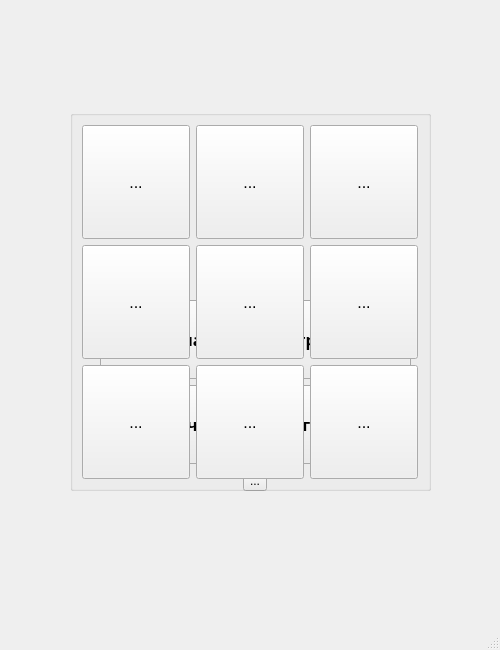
<?xml version="1.0" encoding="UTF-8"?>
<ui version="4.0">
 <class>MainWindow</class>
 <widget class="QMainWindow" name="MainWindow">
  <property name="enabled">
   <bool>true</bool>
  </property>
  <property name="geometry">
   <rect>
    <x>0</x>
    <y>0</y>
    <width>500</width>
    <height>650</height>
   </rect>
  </property>
  <property name="sizePolicy">
   <sizepolicy hsizetype="Minimum" vsizetype="Minimum">
    <horstretch>0</horstretch>
    <verstretch>0</verstretch>
   </sizepolicy>
  </property>
  <property name="minimumSize">
   <size>
    <width>500</width>
    <height>650</height>
   </size>
  </property>
  <property name="windowTitle">
   <string>TicTacVesrsus</string>
  </property>
  <widget class="QWidget" name="centralwidget">
   <widget class="QWidget" name="verticalLayoutWidget_2">
    <property name="geometry">
     <rect>
      <x>100</x>
      <y>300</y>
      <width>311</width>
      <height>191</height>
     </rect>
    </property>
    <layout class="QVBoxLayout" name="verticalLayout_5">
     <item>
      <layout class="QVBoxLayout" name="verticalLayout_4">
       <property name="sizeConstraint">
        <enum>QLayout::SetMaximumSize</enum>
       </property>
       <item>
        <widget class="QPushButton" name="StartButton">
         <property name="sizePolicy">
          <sizepolicy hsizetype="Minimum" vsizetype="Minimum">
           <horstretch>0</horstretch>
           <verstretch>0</verstretch>
          </sizepolicy>
         </property>
         <property name="font">
          <font>
           <family>Pixelify Sans</family>
           <pointsize>12</pointsize>
           <italic>false</italic>
           <bold>true</bold>
          </font>
         </property>
         <property name="text">
          <string>Начать игру (2 игрока)</string>
         </property>
        </widget>
       </item>
       <item>
        <widget class="QPushButton" name="StartButton_2">
         <property name="sizePolicy">
          <sizepolicy hsizetype="Minimum" vsizetype="Minimum">
           <horstretch>0</horstretch>
           <verstretch>0</verstretch>
          </sizepolicy>
         </property>
         <property name="font">
          <font>
           <family>Pixelify Sans</family>
           <pointsize>12</pointsize>
           <italic>false</italic>
           <bold>true</bold>
          </font>
         </property>
         <property name="text">
          <string>Начать игру (1 игрок)</string>
         </property>
        </widget>
       </item>
       <item>
        <layout class="QGridLayout" name="gridLayout">
         <item row="0" column="1">
          <widget class="QToolButton" name="OffMusic">
           <property name="text">
            <string>...</string>
           </property>
          </widget>
         </item>
        </layout>
       </item>
      </layout>
     </item>
    </layout>
   </widget>
   <widget class="QGroupBox" name="gameFieldBox">
    <property name="enabled">
     <bool>true</bool>
    </property>
    <property name="geometry">
     <rect>
      <x>70</x>
      <y>110</y>
      <width>361</width>
      <height>381</height>
     </rect>
    </property>
    <property name="font">
     <font>
      <pointsize>12</pointsize>
     </font>
    </property>
    <property name="title">
     <string/>
    </property>
    <layout class="QVBoxLayout" name="verticalLayout_6">
     <item>
      <layout class="QGridLayout" name="gameField">
       <property name="sizeConstraint">
        <enum>QLayout::SetNoConstraint</enum>
       </property>
       <item row="2" column="2">
        <widget class="QToolButton" name="cell_2_2">
         <property name="sizePolicy">
          <sizepolicy hsizetype="Minimum" vsizetype="Minimum">
           <horstretch>0</horstretch>
           <verstretch>0</verstretch>
          </sizepolicy>
         </property>
         <property name="minimumSize">
          <size>
           <width>108</width>
           <height>114</height>
          </size>
         </property>
         <property name="maximumSize">
          <size>
           <width>108</width>
           <height>114</height>
          </size>
         </property>
         <property name="text">
          <string>...</string>
         </property>
        </widget>
       </item>
       <item row="1" column="0">
        <widget class="QToolButton" name="cell_1_0">
         <property name="sizePolicy">
          <sizepolicy hsizetype="Minimum" vsizetype="Minimum">
           <horstretch>0</horstretch>
           <verstretch>0</verstretch>
          </sizepolicy>
         </property>
         <property name="minimumSize">
          <size>
           <width>108</width>
           <height>114</height>
          </size>
         </property>
         <property name="maximumSize">
          <size>
           <width>108</width>
           <height>114</height>
          </size>
         </property>
         <property name="text">
          <string>...</string>
         </property>
        </widget>
       </item>
       <item row="2" column="1">
        <widget class="QToolButton" name="cell_2_1">
         <property name="sizePolicy">
          <sizepolicy hsizetype="Minimum" vsizetype="Minimum">
           <horstretch>0</horstretch>
           <verstretch>0</verstretch>
          </sizepolicy>
         </property>
         <property name="minimumSize">
          <size>
           <width>108</width>
           <height>114</height>
          </size>
         </property>
         <property name="maximumSize">
          <size>
           <width>108</width>
           <height>114</height>
          </size>
         </property>
         <property name="text">
          <string>...</string>
         </property>
        </widget>
       </item>
       <item row="0" column="1">
        <widget class="QToolButton" name="cell_0_1">
         <property name="sizePolicy">
          <sizepolicy hsizetype="Minimum" vsizetype="Minimum">
           <horstretch>0</horstretch>
           <verstretch>0</verstretch>
          </sizepolicy>
         </property>
         <property name="minimumSize">
          <size>
           <width>108</width>
           <height>114</height>
          </size>
         </property>
         <property name="maximumSize">
          <size>
           <width>108</width>
           <height>114</height>
          </size>
         </property>
         <property name="text">
          <string>...</string>
         </property>
        </widget>
       </item>
       <item row="0" column="2">
        <widget class="QToolButton" name="cell_0_2">
         <property name="sizePolicy">
          <sizepolicy hsizetype="Minimum" vsizetype="Minimum">
           <horstretch>0</horstretch>
           <verstretch>0</verstretch>
          </sizepolicy>
         </property>
         <property name="minimumSize">
          <size>
           <width>108</width>
           <height>114</height>
          </size>
         </property>
         <property name="maximumSize">
          <size>
           <width>108</width>
           <height>114</height>
          </size>
         </property>
         <property name="text">
          <string>...</string>
         </property>
        </widget>
       </item>
       <item row="2" column="0">
        <widget class="QToolButton" name="cell_2_0">
         <property name="sizePolicy">
          <sizepolicy hsizetype="Minimum" vsizetype="Minimum">
           <horstretch>0</horstretch>
           <verstretch>0</verstretch>
          </sizepolicy>
         </property>
         <property name="minimumSize">
          <size>
           <width>108</width>
           <height>114</height>
          </size>
         </property>
         <property name="maximumSize">
          <size>
           <width>108</width>
           <height>114</height>
          </size>
         </property>
         <property name="text">
          <string>...</string>
         </property>
        </widget>
       </item>
       <item row="1" column="1">
        <widget class="QToolButton" name="cell_1_1">
         <property name="sizePolicy">
          <sizepolicy hsizetype="Minimum" vsizetype="Minimum">
           <horstretch>0</horstretch>
           <verstretch>0</verstretch>
          </sizepolicy>
         </property>
         <property name="minimumSize">
          <size>
           <width>108</width>
           <height>114</height>
          </size>
         </property>
         <property name="maximumSize">
          <size>
           <width>108</width>
           <height>114</height>
          </size>
         </property>
         <property name="text">
          <string>...</string>
         </property>
        </widget>
       </item>
       <item row="1" column="2">
        <widget class="QToolButton" name="cell_1_2">
         <property name="enabled">
          <bool>true</bool>
         </property>
         <property name="sizePolicy">
          <sizepolicy hsizetype="Minimum" vsizetype="Minimum">
           <horstretch>0</horstretch>
           <verstretch>0</verstretch>
          </sizepolicy>
         </property>
         <property name="minimumSize">
          <size>
           <width>108</width>
           <height>114</height>
          </size>
         </property>
         <property name="maximumSize">
          <size>
           <width>108</width>
           <height>114</height>
          </size>
         </property>
         <property name="text">
          <string>...</string>
         </property>
        </widget>
       </item>
       <item row="0" column="0">
        <widget class="QToolButton" name="cell_0_0">
         <property name="sizePolicy">
          <sizepolicy hsizetype="Minimum" vsizetype="Minimum">
           <horstretch>0</horstretch>
           <verstretch>0</verstretch>
          </sizepolicy>
         </property>
         <property name="minimumSize">
          <size>
           <width>108</width>
           <height>114</height>
          </size>
         </property>
         <property name="maximumSize">
          <size>
           <width>108</width>
           <height>114</height>
          </size>
         </property>
         <property name="text">
          <string>...</string>
         </property>
        </widget>
       </item>
      </layout>
     </item>
    </layout>
   </widget>
  </widget>
  <widget class="QMenuBar" name="menubar">
   <property name="geometry">
    <rect>
     <x>0</x>
     <y>0</y>
     <width>500</width>
     <height>20</height>
    </rect>
   </property>
  </widget>
  <widget class="QStatusBar" name="statusbar"/>
 </widget>
 <resources/>
 <connections/>
</ui>
